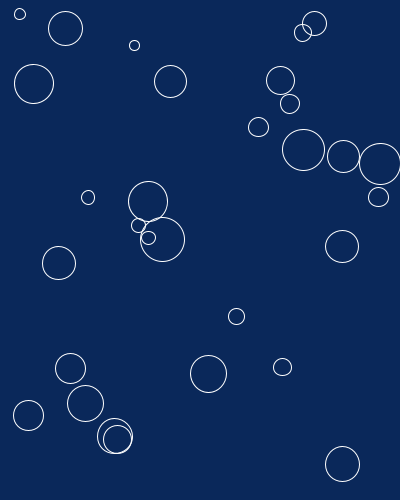
Frame 1 (no input)
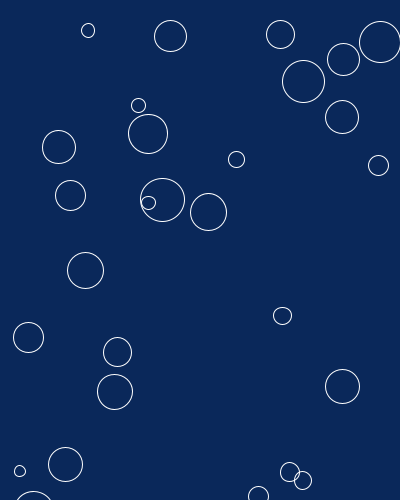
Frame 60 (the mouse pressed at the canvas centre just before this capture)
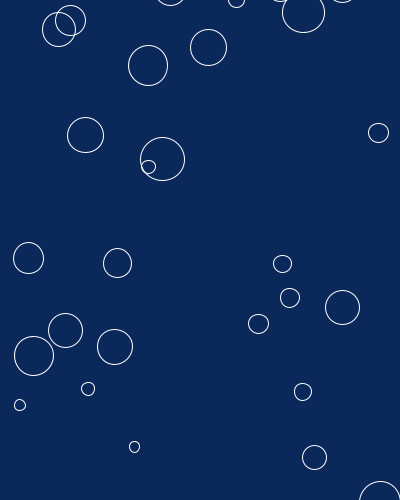
Frame 120 (the mouse held since frame 60 and released just before this capture)

The Processing sketch that drew these frames (run headless with seeded random() and noise(); from frame 60 on, the mouse is pressed at the canvas centre):

// Processing sketch: m08b_arrays_bubbles
// ── m08b_arrays_bubbles.pde
// MODULE 8 - Arrays: a numbered row of boxes (30 bubbles, not 30 variables!)
int n = 30;                      // CHANGE ME
float[] x = new float[n];
float[] y = new float[n];
float[] speed = new float[n];
float[] diam = new float[n];

void setup() {
  size(400, 500);
  for (int i = 0; i < n; i++) {
    x[i] = random(width);
    y[i] = random(height);
    speed[i] = random(0.5, 3);
    diam[i] = random(10, 50);
  }
  noFill();
  stroke(255);
}

void draw() {
  background(10, 40, 90);
  for (int i = 0; i < n; i++) {
    y[i] = y[i] - speed[i];                // float up
    if (y[i] < -diam[i]) {                 // off the top? restart at the bottom
      y[i] = height + diam[i];
    }
    ellipse(x[i], y[i], diam[i], diam[i]);
  }
}
